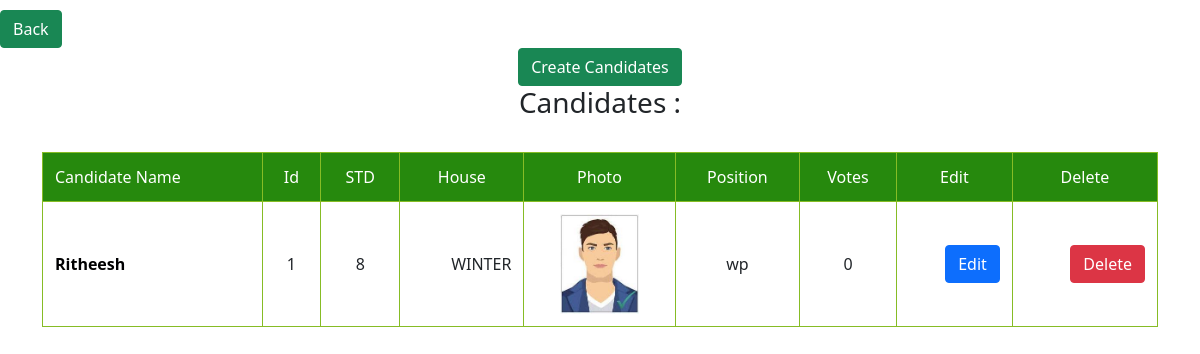
The app's page /admin/candidates (signed in), older data.
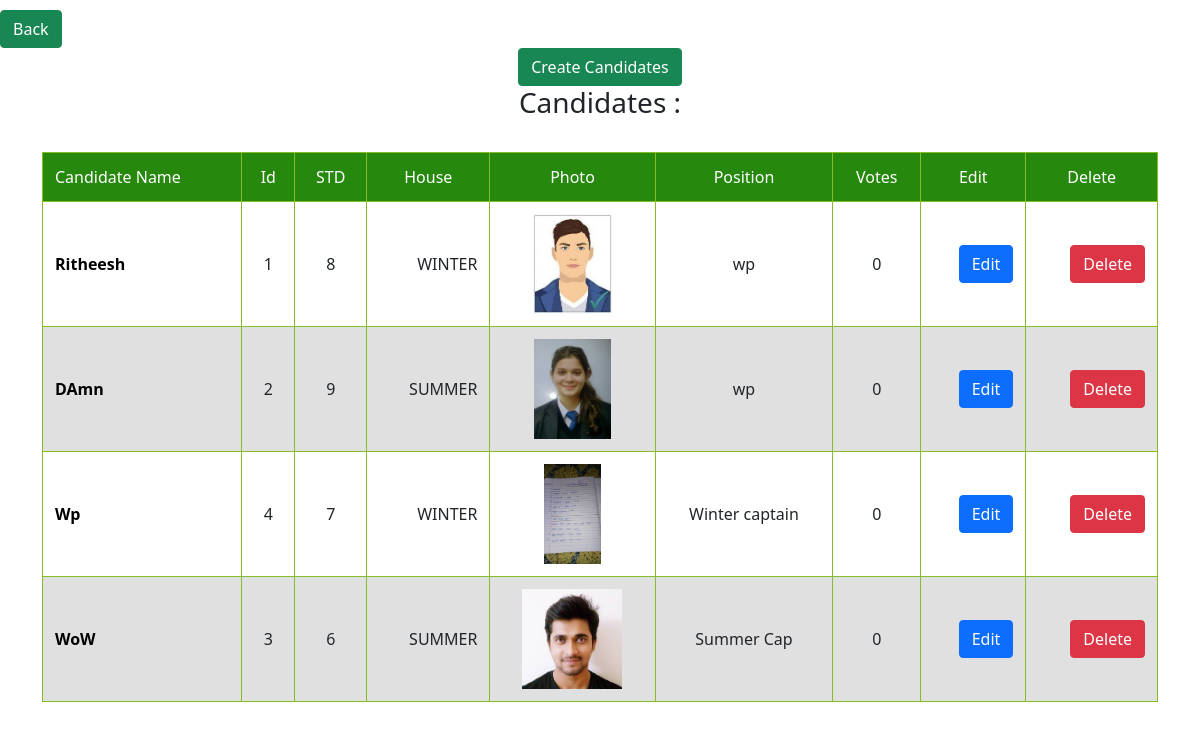
The same page, newer data.
### tables this page shows
CREATE TABLE candidates (
	            id INTEGER PRIMARY KEY,
	            name TEXT NOT NULL,
	            STD TEXT NOT NULL,
                House TEXT NOT NULL,
                Photo TEXT NOT NULL,
                Position INTEGER NOT NULL,
                Votes INTEGER NOT NULL
                );

CREATE TABLE positions (
	            id INTEGER PRIMARY KEY,
	            name TEXT NOT NULL,
	            wcs TEXT NOT NULL
                );

### main.py (the view)
@app.route('/admin/candidates')
def candidates():
    if not session.get("login"):
        return redirect("/admin/login")
    cursor = conn.cursor()
    cursor.execute(f"SELECT * from candidates")
    record = cursor.fetchall()
    print(record)
    cursor.execute(f"SELECT * FROM positions")
    recordpos = cursor.fetchall()
    new_r = []
    for i in recordpos:
        for u,j in enumerate(record):
            print(j, u)
            if i[0] == j[5]:
                j = list(j)
                j[5] = i[1]
                new_r.append(tuple(j))
    print(new_r)
    return render_template('candidates.html', tm=new_r)

### templates/candidates.html (shortened to what this page needs)
<!DOCTYPE html>
<html lang="en">
<head>
    <link rel="stylesheet" href="{{ url_for('static', filename='table.css')}}">
    <link rel="stylesheet" href="{{ url_for('static', filename='bootstrap.min.css') }}">
</head>
<body>
    <div class="buttonss" style="padding-top: 10px">
        <a href="../admin"><button type="button" class="btn btn-success">Back</button></a>
    </div>
    <center>
        <a href="candidates/create"><button type="button" class="btn btn-success">Create Candidates</button></a>
        <h3>Candidates :</h3>
    </center>
    <div class="container">
  <table class="responsive-table">
    <thead>
      <tr>
        <th scope="col">Candidate Name</th>
        <th scope="col">Id</th>
        <th scope="col">STD</th>
        <th scope="col">House</th>
        <th scope="col">Photo</th>
        <th scope="col">Position</th>
        <th scope="col">Votes</th>
        <th scope="col">Edit</th>
        <th scope="col">Delete</th>
      </tr>
    </thead>
    <tbody>
        {% for item in tm %}
      <tr>
        <th scope="row">{{item[1]}}</th>
        <td data-title="Id">{{item[0]}}</td>
        <td data-title="STD">{{item[2]}}</td>
        <td data-title="House" data-type="currency">{{item[3]}}</td>
        <td><img src="{{ url_for('static', filename='pics/' + item[4] )}}" alt="{{item[4]}}" height="100px"></td>
        <td>{{item[5]}}</td>
        <td>{{item[6]}}</td>
        <td data-title="Edit" data-type="currency"><a href="candidates/edit/{{item[0]}}"><button type="button" class="btn btn-primary" >Edit</button></a></td>
        <td data-title="Delete" data-type="currency"><a href="candidates/delete/{{item[0]}}"><button type="button" class="btn btn-danger">Delete</button></a></td>
      </tr>
      {% endfor %}
    </tbody>
  </table>
</div>
</body>
</html>

### static/table.css (style rules this page uses)
html { box-sizing: border-box; }
*, *:before, *:after { box-sizing: inherit; }
body { font-family: system-ui, -apple-system, BlinkMacSystemFont, "Avenir Next", "Avenir", "Segoe UI", "Lucida Grande", "Helvetica Neue", "Helvetica", "Fira Sans", "Roboto", "Noto", "Droid Sans", "Cantarell", "Oxygen", "Ubuntu", "Franklin Gothic Medium", "Century Gothic", "Liberation Sans", sans-serif; color: rgba(0, 0, 0, 0.87); }
a { color: #26890d; }
.container { margin: 5% 3%; }
@media (min-width: 48em) { .container { margin: 2%; } }
@media (min-width: 75em) { .container { margin: 2em auto; max-width: 75em; } }
.responsive-table { width: 100%; margin-bottom: 1.5em; border-spacing: 0; }
@media (min-width: 48em) { .responsive-table { font-size: 0.9em; } }
@media (min-width: 62em) { .responsive-table { font-size: 1em; } }
.responsive-table thead { position: absolute; clip: rect(1px 1px 1px 1px); padding: 0; border: 0; height: 1px; width: 1px; overflow: hidden; }
@media (min-width: 48em) { .responsive-table thead { position: relative; clip: auto; height: auto; width: auto; overflow: auto; } }
.responsive-table thead th { background-color: #26890d; border: 1px solid #86bc25; font-weight: normal; text-align: center; color: white; }
.responsive-table thead th:first-of-type { text-align: left; }
.responsive-table tbody, .responsive-table tr, .responsive-table th, .responsive-table td { display: block; padding: 0; text-align: left; white-space: normal; }
@media (min-width: 48em) { .responsive-table tr { display: table-row; } }
.responsive-table th, .responsive-table td { padding: 0.5em; vertical-align: middle; }
@media (min-width: 30em) { .responsive-table th, .responsive-table td { padding: 0.75em 0.5em; } }
@media (min-width: 48em) { .responsive-table th, .responsive-table td { display: table-cell; padding: 0.5em; } }
@media (min-width: 62em) { .responsive-table th, .responsive-table td { padding: 0.75em 0.5em; } }
@media (min-width: 75em) { .responsive-table th, .responsive-table td { padding: 0.75em; } }
@media (min-width: 48em) { .responsive-table tbody { display: table-row-group; } }
.responsive-table tbody tr { margin-bottom: 1em; }
@media (min-width: 48em) { .responsive-table tbody tr { display: table-row; border-width: 1px; } }
.responsive-table tbody tr:last-of-type { margin-bottom: 0; }
@media (min-width: 48em) { .responsive-table tbody tr:nth-of-type(even) { background-color: rgba(0, 0, 0, 0.12); } }
.responsive-table tbody th[scope=row] { background-color: #26890d; color: white; }
@media (min-width: 30em) { .responsive-table tbody th[scope=row] { border-left: 1px solid #86bc25; border-bottom: 1px solid #86bc25; } }
@media (min-width: 48em) { .responsive-table tbody th[scope=row] { background-color: transparent; color: #000001; text-align: left; } }
.responsive-table tbody td { text-align: right; }
@media (min-width: 48em) { .responsive-table tbody td { border-left: 1px solid #86bc25; border-bottom: 1px solid #86bc25; text-align: center; } }
@media (min-width: 48em) { .responsive-table tbody td:last-of-type { border-right: 1px solid #86bc25; } }
.responsive-table tbody td[data-type=currency] { text-align: right; }
.responsive-table tbody td[data-title]:before { content: attr(data-title); float: left; font-size: 0.8em; color: rgba(0, 0, 0, 0.54); }
@media (min-width: 30em) { .responsive-table tbody td[data-title]:before { font-size: 0.9em; } }
@media (min-width: 48em) { .responsive-table tbody td[data-title]:before { content: none; } }

Row changes from the older to the newer data that the page shows:
added candidates: name "DAmn", id "2", STD "9", House "SUMMER", Photo (picture), name "wp", Votes "0"
added candidates: name "Wp", id "4", STD "7", House "WINTER", Photo (picture), name "Winter captain", Votes "0"
added candidates: name "WoW", item "3", STD "6", House "SUMMER", Photo (picture), name "Summer Cap", Votes "0"
